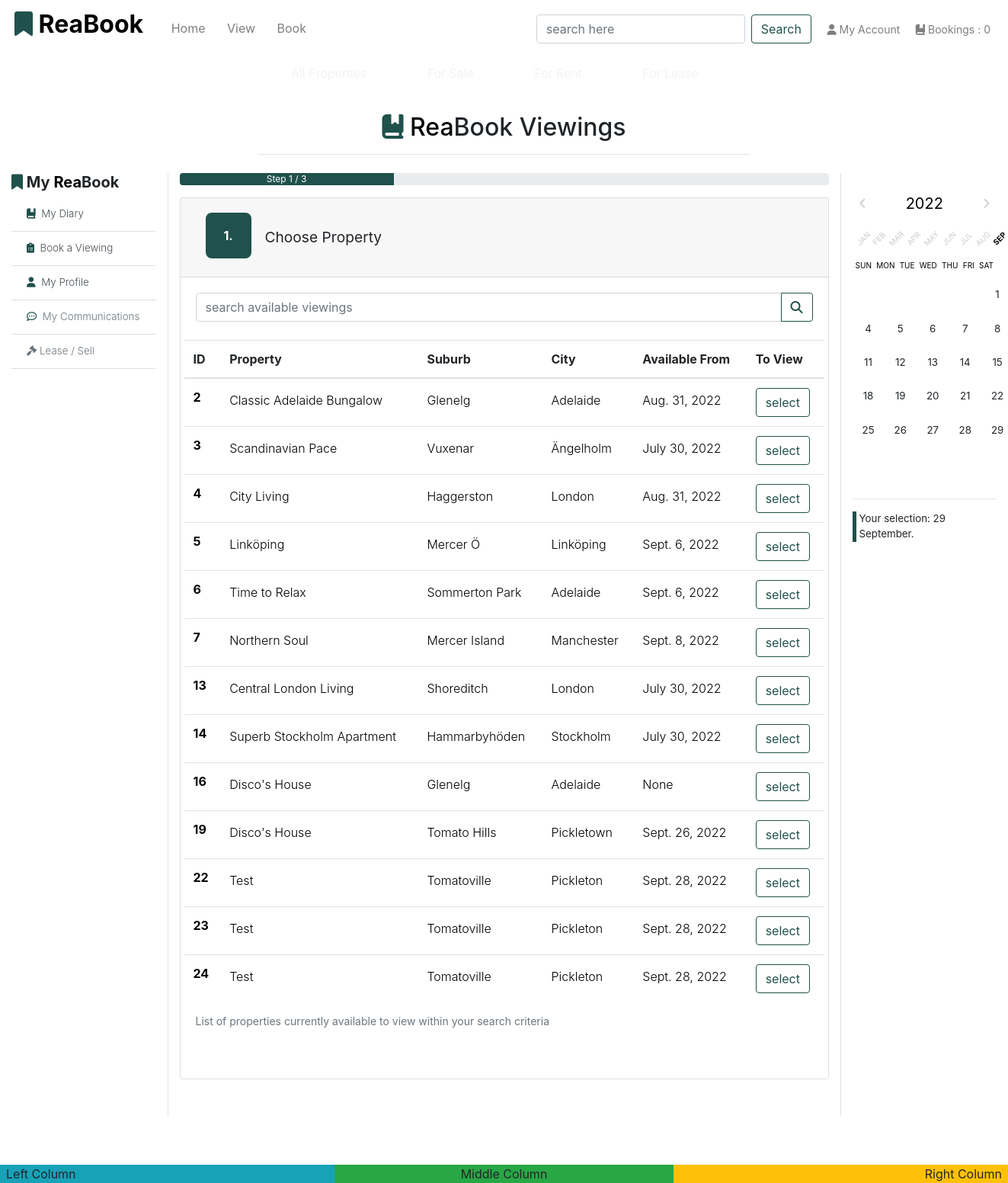
The page /book/ (signed in) on the database as committed earlier.
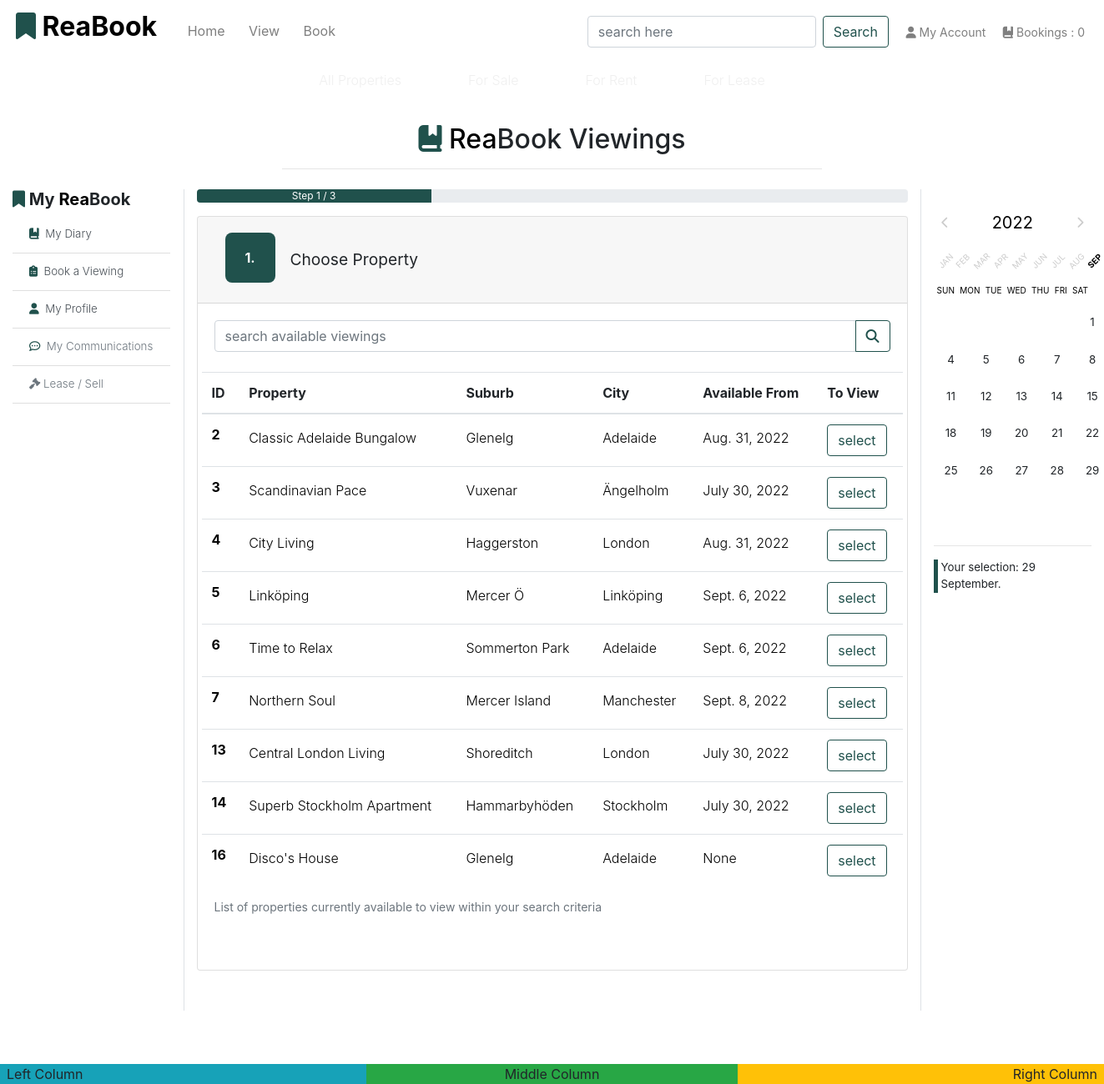
The same page on the database as committed later.
### app_properties/models.py (models this page shows, shortened)
class Property(models.Model):
    realtor = models.ForeignKey(User, on_delete=models.CASCADE, blank=True, null=False, default=User)
    title_no = models.CharField(max_length=254)
    ribbon_feature = models.CharField(max_length=20, default="New Listing")
    name = models.CharField(max_length=30)
    category = models.ForeignKey(
        'Category', null=True, blank=True, on_delete=models.SET_NULL
        )
    sector = models.ForeignKey(
        'Sector', null=True, blank=True, on_delete=models.SET_NULL
        )
    sale_price = models.IntegerField(null=False, blank=True, default=0)
    rent_pw = models.IntegerField(null=False, blank=True, default=0)
    date_available = models.DateField(null=True, blank=True, auto_now_add=True)
    bedrooms = models.IntegerField(null=False, blank=False)
    bathrooms = models.IntegerField(null=False, blank=False)
    carports = models.IntegerField(null=False, blank=False)
    air_conditioning = models.IntegerField(null=False, blank=False)
    rating = models.DecimalField(
        max_digits=3, decimal_places=1, null=True, blank=True
        )
    description = models.TextField()
    main_image_url = models.URLField(max_length=1024, null=True, blank=True)
    main_image = models.ImageField(null=True, blank=True)
    bedroom_image = models.ImageField(null=True, blank=True)
    bath_image = models.ImageField(null=True, blank=True)
    kitchen_image = models.ImageField(null=True, blank=True)
    living_image = models.ImageField(null=True, blank=True)
    unit_no = models.IntegerField(null=True, blank=True)
    level = models.IntegerField(null=True, blank=True)
    house_no = models.IntegerField(null=True, blank=False, default="No.")
    street = models.CharField(max_length=70, default='')
    suburb = models.CharField(max_length=70, default='')
    city = models.CharField(max_length=40)
    state = models.CharField(max_length=40, null=True, blank=True)
    postcode = models.CharField(max_length=10)
    country = models.CharField(max_length=2, choices=pytz.country_names.items(), null=True, blank=True)
    land_area = models.IntegerField(null=True, blank=True)
    building_area = models.IntegerField(null=True, blank=True)
    build_date = models.DateField(null=True, blank=True)
    list_date = models.DateField(auto_now_add=True)
    list_duration = models.IntegerField(null=False, blank=False, default=30)
    owner_fname = models.CharField(max_length=254, null=True, blank=False)
    owner_lname = models.CharField(max_length=254, null=True, blank=False)
    viewings = models.BooleanField(default=True)
    available = models.BooleanField(default=False)
    class Meta:
        verbose_name_plural = 'Properties'
        get_latest_by = 'list_date'

### app_bookings/views.py (the view, shortened to what this page needs)
# urls.py: path('', views.choose_bookings, name='choose_bookings'),
def choose_bookings(request):
    properties = Property.objects.all() # noqa
    props_with_viewings = properties.filter(viewings=True)
    query = None
    context = {
        'properties': properties,
        'props_with_viewings': props_with_viewings,
        'search_term': query,
    }
    return render(request, 'book/search-viewings.html', context)

### app_bookings/templates/book/search-viewings.html (shortened to what this page needs)
{% extends 'base.html' %}
{% load static %}
{% block content %}
{% if user.is_authenticated %}
{% include 'includes/bookings-base.html' %}
<div class="row justify-content-center">
    <div class="col-md-12 text-center mb-md-5 h-100">
        <div class="progress">
            <div class="progress-bar bg-green" role="progressbar" style="width: 33%" aria-valuenow="33" aria-valuemin="0" aria-valuemax="100">Step 1 / 3</div>
        </div>
            <div class="w-100">
                <div class="card mt-3">
                    <div class="card-header" id="headingOne">
                        <h2 class="mb-0">
                            <button class="btn w-100">
                                <span class="accordion-number float-left">1.</span>
                                <span class="accordion-text-heading">Choose Property</span>
                            </button>
                        </h2>
                    </div>
                    <div>
                        <div class="card-body">
                            <form action="{% url 'choose_bookings' %}" method="GET">
                                <div class="input-group mb-4">
                                    <input type="search" class="form-control" name="q" aria-label="Text input with dropdown button" placeholder="search available viewings">
                                    <div class="input-group-append">
                                        <button class="btn btn-outline-reabook" type="submit">
                                            <i class="fa-solid fa-magnifying-glass"></i>
                                        </button>
                                    </div>
                                </div>
                            </form>
                            <div class="row mb-3 table-section">
                                <table class="table table-hover text-lg-left font-weight-light">
                                    <caption class="col-11"><small>List of properties currently available to view within your search criteria</small></caption>
                                    <thead>
                                        <tr>
                                            <th scope="col">ID</th>
                                            <th scope="col">Property</th>
                                            <th scope="col">Suburb</th>
                                            <th scope="col">City</th>
                                            <th scope="col">Available From</th>
                                            <th scope="col">To View</th>
                                        </tr>
                                    </thead>
                                    <tbody class="font-weight-light">
                                        {% for prop in props_with_viewings %}
                                        <tr>
                                            <th scope="row" class="row-hlink"><a
                                                    href="{% url 'property-detail' prop.id %}">{{ prop.id }}</a>
                                            </th>
                                            <td class="row-hlink pt-3">
                                                <a href="{% url 'property-detail' prop.id %}">{{ prop.name }}</a>
                                            </td>
                                            <td class="row-hlink pt-3">
                                                <a href="{% url 'property-detail' prop.id %}">{{ prop.suburb }}</a>
                                            </td>
                                            <td class="row-hlink pt-3">
                                                <a href="{% url 'property-detail' prop.id %}">{{ prop.city }}</a>
                                            </td>
                                            <td class="row-hlink pt-3">
                                                <a href="{% url 'property-detail' prop.id %}">{{ prop.date_available }}</a></td>
                                            <td class="row-hlink">
                                                <a href="{% url 'booking_detail' prop.id %}">
                                                    <button class="btn btn-outline-reabook my-lg-0 my-sm-0" type="submit">select</button>
                                                </a>
                                            </td>
                                        </tr>
                                        {% endfor %}
                                    </tbody>
                                </table>
                            </div>
                        </div>
                    </div>
                </div>
            </div>
    </div>
</div>
{% include 'includes/bookings-base-calendar.html' %}
{% else %}
    {% include 'includes/account-required.html' %}
{% endif %}
{% endblock %}

Rows that differ between the two databases and show on the page:
removed Property: id "19", name "Disco's House", suburb "Tomato Hills", city "Pickletown", date_available "Sept. 26, 2022"
removed Property: id "22", name "Test", suburb "Tomatoville", city "Pickleton", date_available "Sept. 28, 2022"
removed Property: id "23", name "Test", suburb "Tomatoville", city "Pickleton", date_available "Sept. 28, 2022"
removed Property: id "24", name "Test", suburb "Tomatoville", city "Pickleton", date_available "Sept. 28, 2022"
